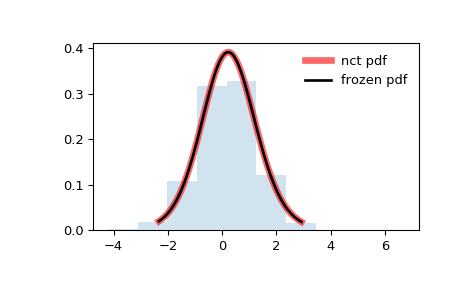

The script that drew this image:
from scipy.stats import nct
import matplotlib.pyplot as plt
fig, ax = plt.subplots(1, 1)

# Calculate a few first moments:

df, nc = 14, 0.24
mean, var, skew, kurt = nct.stats(df, nc, moments='mvsk')

# Display the probability density function (``pdf``):

x = np.linspace(nct.ppf(0.01, df, nc),
                nct.ppf(0.99, df, nc), 100)
ax.plot(x, nct.pdf(x, df, nc),
       'r-', lw=5, alpha=0.6, label='nct pdf')

# Alternatively, the distribution object can be called (as a function)
# to fix the shape, location and scale parameters. This returns a "frozen"
# RV object holding the given parameters fixed.

# Freeze the distribution and display the frozen ``pdf``:

rv = nct(df, nc)
ax.plot(x, rv.pdf(x), 'k-', lw=2, label='frozen pdf')

# Check accuracy of ``cdf`` and ``ppf``:

vals = nct.ppf([0.001, 0.5, 0.999], df, nc)
np.allclose([0.001, 0.5, 0.999], nct.cdf(vals, df, nc))
# True

# Generate random numbers:

r = nct.rvs(df, nc, size=1000)

# And compare the histogram:

ax.hist(r, density=True, histtype='stepfilled', alpha=0.2)
ax.legend(loc='best', frameon=False)
plt.show()
